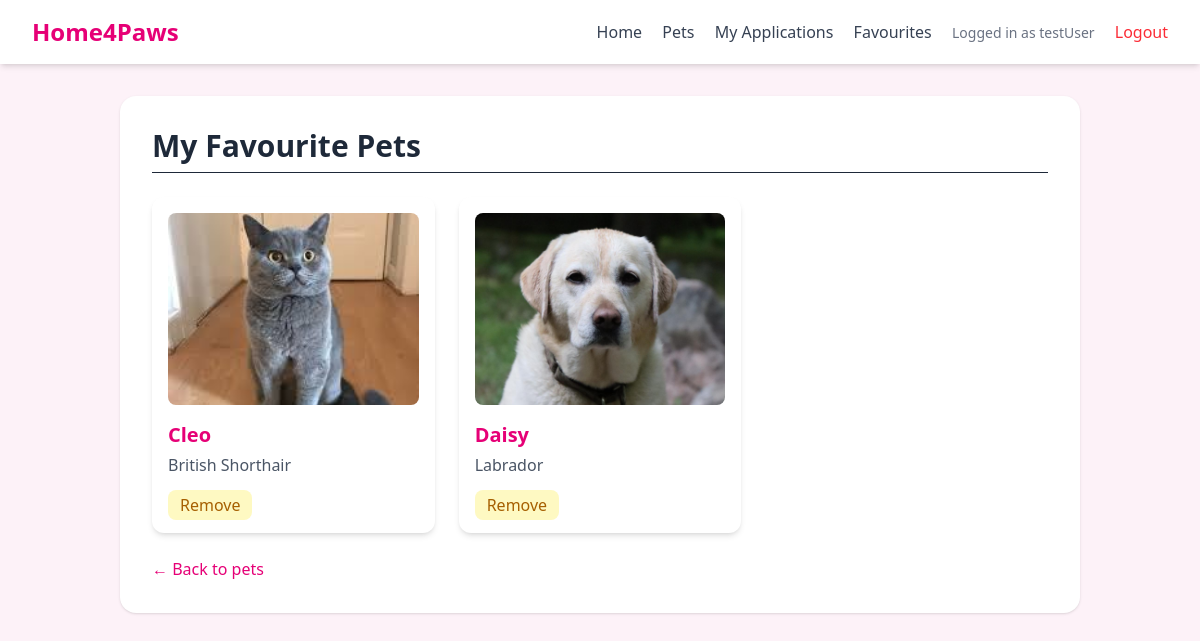
/my-favourites/ (signed in), run on an earlier commit of the app's database.
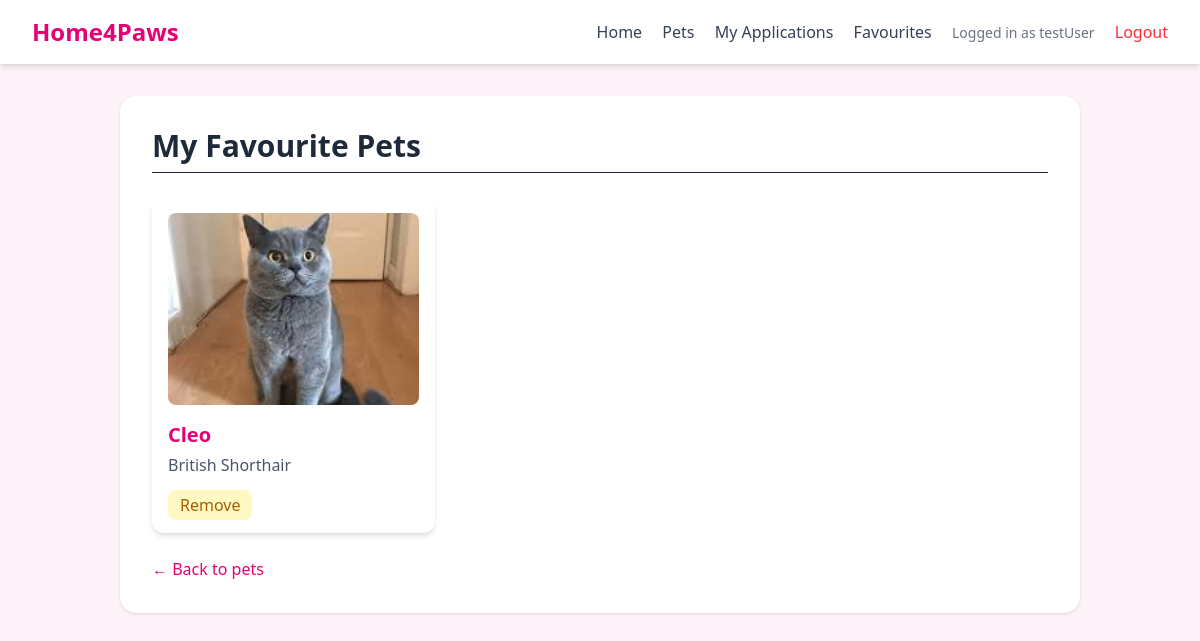
And on a later commit of the database.
### core/models.py (models this page shows, shortened)
class Favourite(models.Model):
    user = models.ForeignKey(User, on_delete=models.CASCADE)
    pet = models.ForeignKey(Pet, on_delete=models.CASCADE)
    created_at = models.DateTimeField(auto_now_add=True)
    class Meta:
        unique_together = ('user', 'pet')

class Pet(models.Model):#all of the pets
    PET_TYPE_CHOICES = [
        ('DOG', 'Dog'),
        ('CAT', 'Cat'),
        ('OTHER', 'Other'),
    ]
    STATUS_CHOICES = [
        ('AVAILABLE', 'Available'),
        ('ADOPTED', 'Adopted'),
    ]
    shelter = models.ForeignKey(Shelter, on_delete=models.CASCADE)
    name = models.CharField(max_length=100)
    pet_type = models.CharField(max_length=10, choices=PET_TYPE_CHOICES)
    breed = models.CharField(max_length=100)
    age = models.IntegerField()
    gender = models.CharField(max_length=10)
    description = models.TextField()
    vaccination_status = models.BooleanField(default=False)
    status = models.CharField(max_length=10, choices=STATUS_CHOICES, default='AVAILABLE')
    image = models.ImageField(upload_to='pet_images/', blank=True, null=True)

### core/views.py (the view)
# urls.py: path('my-favourites/', views.my_favourites, name='my_favourites'),
@login_required
def my_favourites(request):
    if request.user.profile.role != 'ADOPTER':
        return HttpResponseForbidden("Only adopters can view favourites.")
    favourites = Favourite.objects.filter(user=request.user)
    return render(request, 'core/my_favourites.html', {'favourites': favourites})

### core/templates/core/my_favourites.html
{% extends 'core/base.html' %}
{% block content %}
<h1 class="text-3xl font-bold text-gray-800 mb-6 border-b pb-2">
    My Favourite Pets
</h1>
<div class="grid grid-cols-1 md:grid-cols-2 lg:grid-cols-3 gap-6">
    {% for favourite in favourites %}
        <div class="bg-white rounded-xl shadow-md p-4 hover:shadow-lg transition">
            {% if favourite.pet.image %}
                <img src="{{ favourite.pet.image.url }}"
                     alt="{{ favourite.pet.name }}"
                     class="w-full h-48 object-cover rounded-lg mb-4">
            {% endif %}
            <a href="{% url 'pet_detail' favourite.pet.id %}">
                <h2 class="text-xl font-semibold text-pink-600 hover:text-pink-700">
                    {{ favourite.pet.name }}
                </h2>
            </a>
            <p class="text-gray-600 mt-1">
                {{ favourite.pet.breed }}
            </p>
            <div class="mt-4">
                <a href="{% url 'toggle_favourite' favourite.pet.id %}"
                   class="bg-yellow-100 text-yellow-700 px-3 py-1 rounded-lg hover:bg-yellow-200">
                    Remove
                </a>
            </div>
        </div>
    {% empty %}
        <p class="text-gray-600">You have no favourite pets yet.</p>
    {% endfor %}
</div>
<div class="mt-6">
    <a href="{% url 'pet_list' %}" class="text-pink-600 hover:underline">
        ← Back to pets
    </a>
</div>
{% endblock %}

What changed in the data, as far as the page shows it:
removed Favourite: pet.image (picture), pet.name "Daisy", pet.breed "Labrador"
